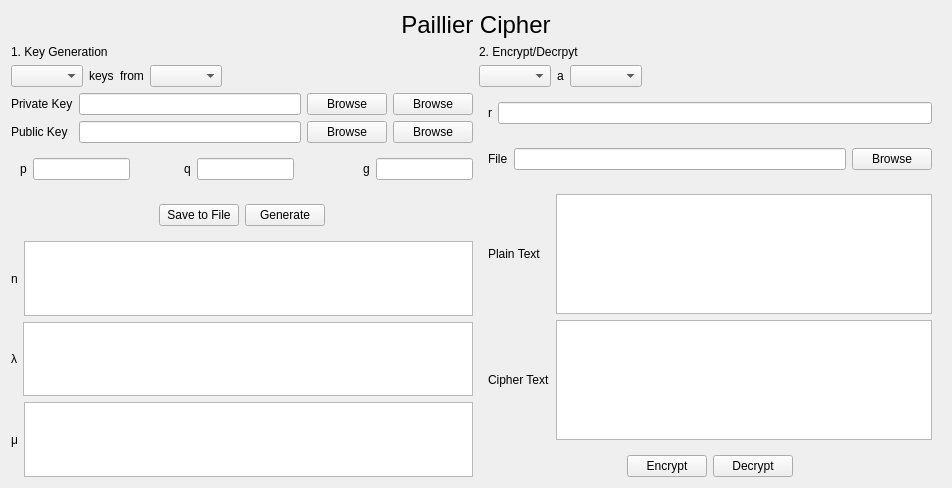
<?xml version="1.0" encoding="UTF-8"?>
<ui version="4.0">
 <class>PaillierWidget</class>
 <widget class="QWidget" name="PaillierWidget">
  <property name="geometry">
   <rect>
    <x>0</x>
    <y>0</y>
    <width>952</width>
    <height>488</height>
   </rect>
  </property>
  <property name="windowTitle">
   <string>Form</string>
  </property>
  <layout class="QVBoxLayout" name="verticalLayout">
   <item>
    <layout class="QHBoxLayout" name="horizontalLayout">
     <item>
      <widget class="QLabel" name="label">
       <property name="font">
        <font>
         <pointsize>18</pointsize>
        </font>
       </property>
       <property name="text">
        <string>Paillier Cipher</string>
       </property>
       <property name="alignment">
        <set>Qt::AlignCenter</set>
       </property>
      </widget>
     </item>
    </layout>
   </item>
   <item>
    <layout class="QHBoxLayout" name="horizontalLayout_9" stretch="1,1">
     <item>
      <layout class="QVBoxLayout" name="verticalLayout_4" stretch="0,0,0,0">
       <item>
        <widget class="QLabel" name="label_2">
         <property name="text">
          <string>1. Key Generation</string>
         </property>
        </widget>
       </item>
       <item>
        <layout class="QHBoxLayout" name="horizontalLayout_3">
         <item>
          <widget class="QComboBox" name="key_generate_select"/>
         </item>
         <item>
          <widget class="QLabel" name="label_4">
           <property name="sizePolicy">
            <sizepolicy hsizetype="Fixed" vsizetype="Preferred">
             <horstretch>0</horstretch>
             <verstretch>0</verstretch>
            </sizepolicy>
           </property>
           <property name="text">
            <string>keys</string>
           </property>
          </widget>
         </item>
         <item>
          <widget class="QLabel" name="from_text">
           <property name="sizePolicy">
            <sizepolicy hsizetype="Fixed" vsizetype="Preferred">
             <horstretch>0</horstretch>
             <verstretch>0</verstretch>
            </sizepolicy>
           </property>
           <property name="text">
            <string>from</string>
           </property>
          </widget>
         </item>
         <item>
          <widget class="QComboBox" name="key_generate_source"/>
         </item>
         <item>
          <spacer name="horizontalSpacer">
           <property name="orientation">
            <enum>Qt::Horizontal</enum>
           </property>
           <property name="sizeHint" stdset="0">
            <size>
             <width>40</width>
             <height>20</height>
            </size>
           </property>
          </spacer>
         </item>
        </layout>
       </item>
       <item>
        <widget class="QWidget" name="key_browse_widget" native="true">
         <layout class="QGridLayout" name="key_browse_container">
          <property name="leftMargin">
           <number>0</number>
          </property>
          <property name="topMargin">
           <number>0</number>
          </property>
          <property name="rightMargin">
           <number>0</number>
          </property>
          <property name="bottomMargin">
           <number>0</number>
          </property>
          <item row="0" column="0">
           <widget class="QLabel" name="label_10">
            <property name="text">
             <string>Private Key</string>
            </property>
           </widget>
          </item>
          <item row="1" column="0">
           <widget class="QLabel" name="label_11">
            <property name="text">
             <string>Public Key</string>
            </property>
           </widget>
          </item>
          <item row="1" column="2">
           <widget class="QPushButton" name="public_browse">
            <property name="text">
             <string>Browse</string>
            </property>
           </widget>
          </item>
          <item row="0" column="2">
           <widget class="QPushButton" name="private_browse">
            <property name="text">
             <string>Browse</string>
            </property>
           </widget>
          </item>
          <item row="1" column="1">
           <widget class="QLineEdit" name="public_key_textbox"/>
          </item>
          <item row="0" column="1">
           <widget class="QLineEdit" name="private_key_textbox"/>
          </item>
          <item row="0" column="3">
           <widget class="QPushButton" name="private_save_button">
            <property name="text">
             <string>Browse</string>
            </property>
           </widget>
          </item>
          <item row="1" column="3">
           <widget class="QPushButton" name="public_save_button">
            <property name="text">
             <string>Browse</string>
            </property>
           </widget>
          </item>
         </layout>
        </widget>
       </item>
       <item>
        <layout class="QVBoxLayout" name="verticalLayout_5">
         <item>
          <widget class="QWidget" name="p_q_container" native="true">
           <layout class="QHBoxLayout" name="p_q_container_2">
            <property name="leftMargin">
             <number>0</number>
            </property>
            <property name="topMargin">
             <number>0</number>
            </property>
            <property name="rightMargin">
             <number>0</number>
            </property>
            <property name="bottomMargin">
             <number>0</number>
            </property>
            <item>
             <widget class="QWidget" name="p_container" native="true">
              <layout class="QHBoxLayout" name="_3">
               <item>
                <widget class="QLabel" name="label_5">
                 <property name="text">
                  <string>p</string>
                 </property>
                </widget>
               </item>
               <item>
                <widget class="QLineEdit" name="p_textbox"/>
               </item>
              </layout>
             </widget>
            </item>
            <item>
             <layout class="QHBoxLayout" name="horizontalLayout_11">
              <item>
               <spacer name="horizontalSpacer_8">
                <property name="orientation">
                 <enum>Qt::Horizontal</enum>
                </property>
                <property name="sizeHint" stdset="0">
                 <size>
                  <width>40</width>
                  <height>20</height>
                 </size>
                </property>
               </spacer>
              </item>
             </layout>
            </item>
            <item>
             <widget class="QWidget" name="q_container" native="true">
              <layout class="QHBoxLayout" name="_2">
               <item>
                <widget class="QLabel" name="label_6">
                 <property name="text">
                  <string>q</string>
                 </property>
                </widget>
               </item>
               <item>
                <widget class="QLineEdit" name="q_textbox"/>
               </item>
              </layout>
             </widget>
            </item>
            <item>
             <widget class="QWidget" name="qg_spacer" native="true">
              <layout class="QHBoxLayout" name="horizontalLayout_10">
               <item>
                <spacer name="qg_spacr">
                 <property name="orientation">
                  <enum>Qt::Horizontal</enum>
                 </property>
                 <property name="sizeType">
                  <enum>QSizePolicy::Maximum</enum>
                 </property>
                 <property name="sizeHint" stdset="0">
                  <size>
                   <width>40</width>
                   <height>20</height>
                  </size>
                 </property>
                </spacer>
               </item>
              </layout>
             </widget>
            </item>
            <item>
             <layout class="QHBoxLayout" name="g_container">
              <item>
               <widget class="QLabel" name="label_16">
                <property name="text">
                 <string>g</string>
                </property>
               </widget>
              </item>
              <item>
               <widget class="QLineEdit" name="g_textbox"/>
              </item>
             </layout>
            </item>
           </layout>
          </widget>
         </item>
         <item>
          <widget class="QWidget" name="save_to_file_container" native="true">
           <layout class="QHBoxLayout" name="horizontalLayout_2">
            <item>
             <spacer name="horizontalSpacer_4">
              <property name="orientation">
               <enum>Qt::Horizontal</enum>
              </property>
              <property name="sizeHint" stdset="0">
               <size>
                <width>40</width>
                <height>20</height>
               </size>
              </property>
             </spacer>
            </item>
            <item>
             <widget class="QPushButton" name="save_key">
              <property name="text">
               <string>Save to File</string>
              </property>
             </widget>
            </item>
            <item>
             <widget class="QPushButton" name="generate_button">
              <property name="text">
               <string>Generate</string>
              </property>
             </widget>
            </item>
            <item>
             <spacer name="horizontalSpacer_3">
              <property name="orientation">
               <enum>Qt::Horizontal</enum>
              </property>
              <property name="sizeHint" stdset="0">
               <size>
                <width>40</width>
                <height>20</height>
               </size>
              </property>
             </spacer>
            </item>
           </layout>
          </widget>
         </item>
         <item>
          <layout class="QHBoxLayout" name="n_e_d_container">
           <item>
            <widget class="QLabel" name="label_7">
             <property name="text">
              <string>n</string>
             </property>
            </widget>
           </item>
           <item>
            <widget class="QPlainTextEdit" name="n_textbox"/>
           </item>
          </layout>
         </item>
         <item>
          <layout class="QHBoxLayout" name="horizontalLayout_5">
           <item>
            <widget class="QLabel" name="label_8">
             <property name="text">
              <string>λ</string>
             </property>
            </widget>
           </item>
           <item>
            <widget class="QPlainTextEdit" name="lambda_textbox"/>
           </item>
          </layout>
         </item>
         <item>
          <layout class="QHBoxLayout" name="horizontalLayout_6">
           <item>
            <widget class="QLabel" name="label_9">
             <property name="text">
              <string>μ</string>
             </property>
            </widget>
           </item>
           <item>
            <widget class="QPlainTextEdit" name="mu_textbox"/>
           </item>
          </layout>
         </item>
        </layout>
       </item>
      </layout>
     </item>
     <item>
      <layout class="QVBoxLayout" name="verticalLayout_10">
       <item>
        <widget class="QLabel" name="label_12">
         <property name="text">
          <string>2. Encrypt/Decrpyt</string>
         </property>
        </widget>
       </item>
       <item>
        <layout class="QHBoxLayout" name="horizontalLayout_4">
         <item>
          <widget class="QComboBox" name="encrypt_decrypt_select"/>
         </item>
         <item>
          <widget class="QLabel" name="label_3">
           <property name="text">
            <string>a</string>
           </property>
          </widget>
         </item>
         <item>
          <widget class="QComboBox" name="encrypt_decrypt_source"/>
         </item>
         <item>
          <spacer name="horizontalSpacer_5">
           <property name="orientation">
            <enum>Qt::Horizontal</enum>
           </property>
           <property name="sizeHint" stdset="0">
            <size>
             <width>40</width>
             <height>20</height>
            </size>
           </property>
          </spacer>
         </item>
        </layout>
       </item>
       <item>
        <widget class="QWidget" name="r_container" native="true">
         <layout class="QHBoxLayout" name="horizontalLayout_7">
          <item>
           <widget class="QLabel" name="label_17">
            <property name="text">
             <string>r</string>
            </property>
           </widget>
          </item>
          <item>
           <widget class="QLineEdit" name="r_textbox"/>
          </item>
         </layout>
        </widget>
       </item>
       <item>
        <widget class="QWidget" name="encrypt_decrypt_file_container" native="true">
         <layout class="QGridLayout" name="gridLayout_3">
          <item row="0" column="1">
           <widget class="QLineEdit" name="file_source"/>
          </item>
          <item row="0" column="0">
           <widget class="QLabel" name="label_15">
            <property name="text">
             <string>File</string>
            </property>
           </widget>
          </item>
          <item row="0" column="2">
           <widget class="QPushButton" name="browse_source">
            <property name="text">
             <string>Browse</string>
            </property>
           </widget>
          </item>
         </layout>
        </widget>
       </item>
       <item>
        <widget class="QWidget" name="encrypt_decrypt_text_container" native="true">
         <layout class="QGridLayout" name="gridLayout">
          <item row="2" column="0">
           <widget class="QLabel" name="label_14">
            <property name="text">
             <string>Cipher Text</string>
            </property>
           </widget>
          </item>
          <item row="0" column="1">
           <widget class="QPlainTextEdit" name="plaint_text"/>
          </item>
          <item row="0" column="0">
           <widget class="QLabel" name="label_13">
            <property name="text">
             <string>Plain Text</string>
            </property>
           </widget>
          </item>
          <item row="2" column="1">
           <widget class="QPlainTextEdit" name="cipher_text"/>
          </item>
         </layout>
        </widget>
       </item>
       <item>
        <layout class="QHBoxLayout" name="horizontalLayout_8">
         <item>
          <spacer name="horizontalSpacer_6">
           <property name="orientation">
            <enum>Qt::Horizontal</enum>
           </property>
           <property name="sizeHint" stdset="0">
            <size>
             <width>40</width>
             <height>20</height>
            </size>
           </property>
          </spacer>
         </item>
         <item>
          <widget class="QPushButton" name="encrypt_button">
           <property name="text">
            <string>Encrypt</string>
           </property>
          </widget>
         </item>
         <item>
          <widget class="QPushButton" name="decrypt_button">
           <property name="text">
            <string>Decrypt</string>
           </property>
          </widget>
         </item>
         <item>
          <spacer name="horizontalSpacer_7">
           <property name="orientation">
            <enum>Qt::Horizontal</enum>
           </property>
           <property name="sizeHint" stdset="0">
            <size>
             <width>40</width>
             <height>20</height>
            </size>
           </property>
          </spacer>
         </item>
        </layout>
       </item>
       <item>
        <spacer name="verticalSpacer">
         <property name="orientation">
          <enum>Qt::Vertical</enum>
         </property>
         <property name="sizeHint" stdset="0">
          <size>
           <width>20</width>
           <height>40</height>
          </size>
         </property>
        </spacer>
       </item>
      </layout>
     </item>
    </layout>
   </item>
  </layout>
 </widget>
 <resources/>
 <connections/>
</ui>
